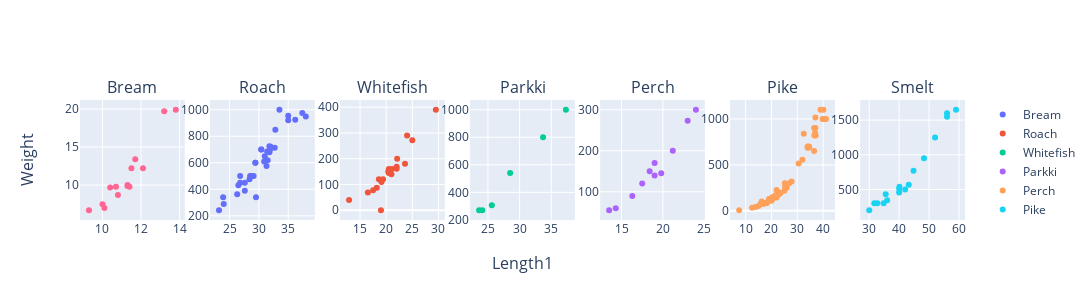
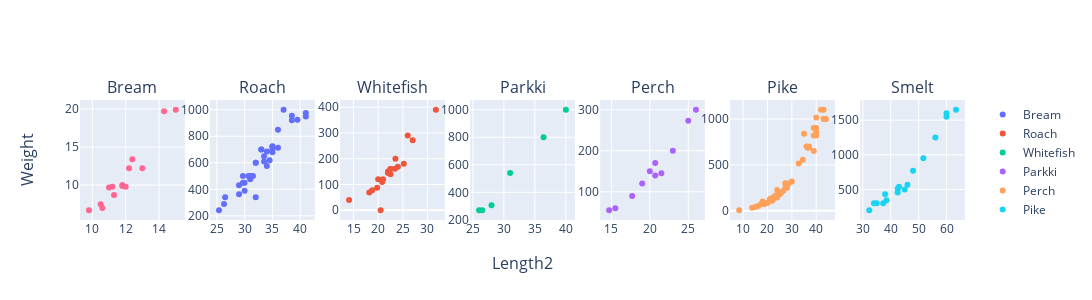
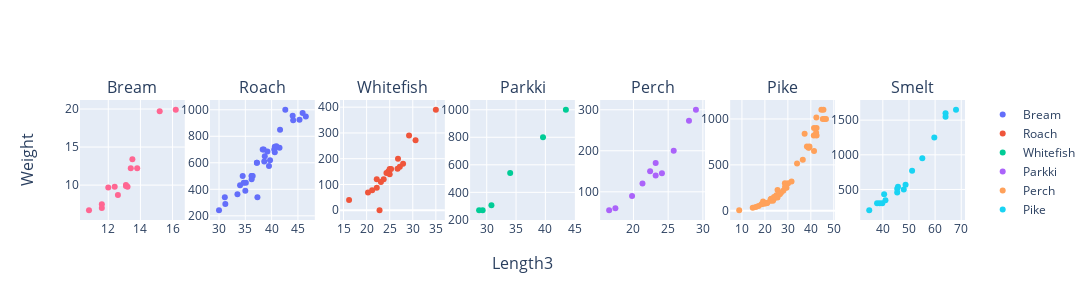
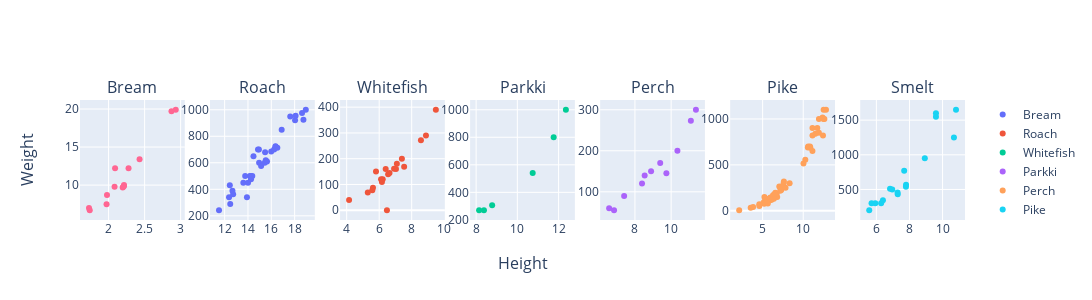

Notebook source saved alongside these figures, in order:
### Markdown cell above
С помощью библиотеки Plotly построим диаграммы рассеяния по видам рыб каждой фичи с таргетом

### Code cell
import plotly.graph_objects as go
import plotly.express as px
from plotly.subplots import make_subplots

for feature in features:
    fig = make_subplots(rows=1, cols=7, subplot_titles=species, x_title=feature, y_title=target)

    for i, specie in enumerate(species, start=1):
        col = (i % 7) + 1

        filtered_data = data[data['Species'] == specie]

        scatter_trace = go.Scatter(
            x=filtered_data[feature],
            y=filtered_data[target],
            mode='markers',
            name=specie
        )

        fig.add_trace(scatter_trace, row=1, col=col)

    fig.update_layout(height=300, width=1300)
    fig.show()

### Figure 1 — Plotly figure (JSON) as saved in the notebook; plotly's stock layout.template omitted (floating-point values rounded to 4 significant figures)
{"data": [{"mode": "markers", "name": "Bream", "type": "scatter", "x": [23.2, 24, 23.9, 26.3, 26.5, 26.8, 26.8, 27.6, 27.6, 28.5, 28.4, 28.7, 29.1, 29.5, 29.4, 29.4, 30.4, 30.4, 30.9, 31, 31.3, 31.4, 31.5, 31.8, 31.9, 31.8, 32, 32.7, 32.8, 33.5, 35, 35, 36.2, 37.4, 38], "xaxis": "x2", "y": [242, 290, 340, 363, 430, 450, 500, 390, 450, 500, 475, 500, 500, 340, 600, 600, 700, 700, 610, 650, 575, 685, 620, 680, 700, 725, 720, 714, 850, 1000, 920, 955, 925, 975, 950], "yaxis": "y2"}, {"mode": "markers", "name": "Roach", "type": "scatter", "x": [12.9, 16.5, 17.5, 18.2, 18.6, 19, 19.1, 19.4, 20.4, 20.5, 20.5, 21, 21.1, 22, 22, 22.1, 23.6, 24, 25, 29.5], "xaxis": "x3", "y": [40, 69, 78, 87, 120, 0, 110, 120, 150, 145, 160, 140, 160, 169, 161, 200, 180, 290, 272, 390], "yaxis": "y3"}, {"mode": "markers", "name": "Whitefish", "type": "scatter", "x": [23.6, 24.1, 25.6, 28.5, 33.7, 37.3], "xaxis": "x4", "y": [270, 270, 306, 540, 800, 1000], "yaxis": "y4"}, {"mode": "markers", "name": "Parkki", "type": "scatter", "x": [13.5, 14.3, 16.3, 17.5, 18.4, 19, 19, 19.8, 21.2, 23, 24], "xaxis": "x5", "y": [55, 60, 90, 120, 150, 140, 170, 145, 200, 273, 300], "yaxis": "y5"}, {"mode": "markers", "name": "Perch", "type": "scatter", "x": [7.5, 12.5, 13.8, 15, 15.7, 16.2, 16.8, 17.2, 17.8, 18.2, 19, 19, 19, 19.3, 20, 20, 20, 20, 20, 20.5, 20.5, 20.7, 21, 21.5, 22, 22, 22.6, 23, 23.5, 25, 25.2, 25.4, 25.4, 25.4, 25.9, 26.9, 27.8, 30.5, 32, 32.5, 34, 34, 34.5, 34.6, 36.5, 36.5, 36.6, 36.9, 37, 37, 37.1, 39, 39.8, 40.1, 40.2, 41.1], "xaxis": "x6", "y": [5.9, 32, 40, 51.5, 70, 100, 78, 80, 85, 85, 110, 115, 125, 130, 120, 120, 130, 135, 110, 130, 150, 145, 150, 170, 225, 145, 188, 180, 197, 218, 300, 260, 265, 250, 250, 300, 320, 514, 556, 840, 685, 700, 700, 690, 900, 650, 820, 850, 900, 1015, 820, 1100, 1000, 1100, 1000, 1000], "yaxis": "y6"}, {"mode": "markers", "name": "Pike", "type": "scatter", "x": [30, 31.7, 32.7, 34.8, 35.5, 36, 40, 40, 40.1, 42, 43.2, 44.8, 48.3, 52, 56, 56, 59], "xaxis": "x7", "y": [200, 300, 300, 300, 430, 345, 456, 510, 540, 500, 567, 770, 950, 1250, 1600, 1550, 1650], "yaxis": "y7"}, {"mode": "markers", "name": "Smelt", "type": "scatter", "x": [9.3, 10, 10.1, 10.4, 10.7, 10.8, 11.3, 11.3, 11.4, 11.5, 11.7, 12.1, 13.2, 13.8], "xaxis": "x", "y": [6.7, 7.5, 7, 9.7, 9.8, 8.7, 10, 9.9, 9.8, 12.2, 13.4, 12.2, 19.7, 19.9], "yaxis": "y"}], "layout": {"annotations": [{"font": {"size": 16}, "showarrow": false, "text": "Bream", "x": 0.05918, "xanchor": "center", "xref": "paper", "y": 1, "yanchor": "bottom", "yref": "paper"}, {"font": {"size": 16}, "showarrow": false, "text": "Roach", "x": 0.2061, "xanchor": "center", "xref": "paper", "y": 1, "yanchor": "bottom", "yref": "paper"}, {"font": {"size": 16}, "showarrow": false, "text": "Whitefish", "x": 0.3531, "xanchor": "center", "xref": "paper", "y": 1, "yanchor": "bottom", "yref": "paper"}, {"font": {"size": 16}, "showarrow": false, "text": "Parkki", "x": 0.5, "xanchor": "center", "xref": "paper", "y": 1, "yanchor": "bottom", "yref": "paper"}, {"font": {"size": 16}, "showarrow": false, "text": "Perch", "x": 0.6469, "xanchor": "center", "xref": "paper", "y": 1, "yanchor": "bottom", "yref": "paper"}, {"font": {"size": 16}, "showarrow": false, "text": "Pike", "x": 0.7939, "xanchor": "center", "xref": "paper", "y": 1, "yanchor": "bottom", "yref": "paper"}, {"font": {"size": 16}, "showarrow": false, "text": "Smelt", "x": 0.9408, "xanchor": "center", "xref": "paper", "y": 1, "yanchor": "bottom", "yref": "paper"}, {"font": {"size": 16}, "showarrow": false, "text": "Length1", "x": 0.5, "xanchor": "center", "xref": "paper", "y": 0, "yanchor": "top", "yref": "paper", "yshift": -30}, {"font": {"size": 16}, "showarrow": false, "text": "Weight", "textangle": -90, "x": 0, "xanchor": "right", "xref": "paper", "xshift": -40, "y": 0.5, "yanchor": "middle", "yref": "paper"}], "height": 300, "width": 1300, "xaxis": {"anchor": "y", "domain": [0, 0.1184]}, "xaxis2": {"anchor": "y2", "domain": [0.1469, 0.2653]}, "xaxis3": {"anchor": "y3", "domain": [0.2939, 0.4122]}, "xaxis4": {"anchor": "y4", "domain": [0.4408, 0.5592]}, "xaxis5": {"anchor": "y5", "domain": [0.5878, 0.7061]}, "xaxis6": {"anchor": "y6", "domain": [0.7347, 0.8531]}, "xaxis7": {"anchor": "y7", "domain": [0.8816, 1.0]}, "yaxis": {"anchor": "x", "domain": [0, 1]}, "yaxis2": {"anchor": "x2", "domain": [0, 1]}, "yaxis3": {"anchor": "x3", "domain": [0, 1]}, "yaxis4": {"anchor": "x4", "domain": [0, 1]}, "yaxis5": {"anchor": "x5", "domain": [0, 1]}, "yaxis6": {"anchor": "x6", "domain": [0, 1]}, "yaxis7": {"anchor": "x7", "domain": [0, 1]}}}

### Figure 2 — Plotly figure (JSON) as saved in the notebook; plotly's stock layout.template omitted (floating-point values rounded to 4 significant figures)
{"data": [{"mode": "markers", "name": "Bream", "type": "scatter", "x": [25.4, 26.3, 26.5, 29, 29, 29.7, 29.7, 30, 30, 30.7, 31, 31, 31.5, 32, 32, 32, 33, 33, 33.5, 33.5, 34, 34, 34.5, 35, 35, 35, 35, 36, 36, 37, 38.5, 38.5, 39.5, 41, 41], "xaxis": "x2", "y": [242, 290, 340, 363, 430, 450, 500, 390, 450, 500, 475, 500, 500, 340, 600, 600, 700, 700, 610, 650, 575, 685, 620, 680, 700, 725, 720, 714, 850, 1000, 920, 955, 925, 975, 950], "yaxis": "y2"}, {"mode": "markers", "name": "Roach", "type": "scatter", "x": [14.1, 18.2, 18.8, 19.8, 20, 20.5, 20.8, 21, 22, 22, 22.5, 22.5, 22.5, 24, 23.4, 23.5, 25.2, 26, 27, 31.7], "xaxis": "x3", "y": [40, 69, 78, 87, 120, 0, 110, 120, 150, 145, 160, 140, 160, 169, 161, 200, 180, 290, 272, 390], "yaxis": "y3"}, {"mode": "markers", "name": "Whitefish", "type": "scatter", "x": [26, 26.5, 28, 31, 36.4, 40], "xaxis": "x4", "y": [270, 270, 306, 540, 800, 1000], "yaxis": "y4"}, {"mode": "markers", "name": "Parkki", "type": "scatter", "x": [14.7, 15.5, 17.7, 19, 20, 20.7, 20.7, 21.5, 23, 25, 26], "xaxis": "x5", "y": [55, 60, 90, 120, 150, 140, 170, 145, 200, 273, 300], "yaxis": "y5"}, {"mode": "markers", "name": "Perch", "type": "scatter", "x": [8.4, 13.7, 15, 16.2, 17.4, 18, 18.7, 19, 19.6, 20, 21, 21, 21, 21.3, 22, 22, 22, 22, 22, 22.5, 22.5, 22.7, 23, 23.5, 24, 24, 24.6, 25, 25.6, 26.5, 27.3, 27.5, 27.5, 27.5, 28, 28.7, 30, 32.8, 34.5, 35, 36.5, 36, 37, 37, 39, 39, 39, 40, 40, 40, 40, 42, 43, 43, 43.5, 44], "xaxis": "x6", "y": [5.9, 32, 40, 51.5, 70, 100, 78, 80, 85, 85, 110, 115, 125, 130, 120, 120, 130, 135, 110, 130, 150, 145, 150, 170, 225, 145, 188, 180, 197, 218, 300, 260, 265, 250, 250, 300, 320, 514, 556, 840, 685, 700, 700, 690, 900, 650, 820, 850, 900, 1015, 820, 1100, 1000, 1100, 1000, 1000], "yaxis": "y6"}, {"mode": "markers", "name": "Pike", "type": "scatter", "x": [32.3, 34, 35, 37.3, 38, 38.5, 42.5, 42.5, 43, 45, 46, 48, 51.7, 56, 60, 60, 63.4], "xaxis": "x7", "y": [200, 300, 300, 300, 430, 345, 456, 510, 540, 500, 567, 770, 950, 1250, 1600, 1550, 1650], "yaxis": "y7"}, {"mode": "markers", "name": "Smelt", "type": "scatter", "x": [9.8, 10.5, 10.6, 11, 11.2, 11.3, 11.8, 11.8, 12, 12.2, 12.4, 13, 14.3, 15], "xaxis": "x", "y": [6.7, 7.5, 7, 9.7, 9.8, 8.7, 10, 9.9, 9.8, 12.2, 13.4, 12.2, 19.7, 19.9], "yaxis": "y"}], "layout": {"annotations": [{"font": {"size": 16}, "showarrow": false, "text": "Bream", "x": 0.05918, "xanchor": "center", "xref": "paper", "y": 1, "yanchor": "bottom", "yref": "paper"}, {"font": {"size": 16}, "showarrow": false, "text": "Roach", "x": 0.2061, "xanchor": "center", "xref": "paper", "y": 1, "yanchor": "bottom", "yref": "paper"}, {"font": {"size": 16}, "showarrow": false, "text": "Whitefish", "x": 0.3531, "xanchor": "center", "xref": "paper", "y": 1, "yanchor": "bottom", "yref": "paper"}, {"font": {"size": 16}, "showarrow": false, "text": "Parkki", "x": 0.5, "xanchor": "center", "xref": "paper", "y": 1, "yanchor": "bottom", "yref": "paper"}, {"font": {"size": 16}, "showarrow": false, "text": "Perch", "x": 0.6469, "xanchor": "center", "xref": "paper", "y": 1, "yanchor": "bottom", "yref": "paper"}, {"font": {"size": 16}, "showarrow": false, "text": "Pike", "x": 0.7939, "xanchor": "center", "xref": "paper", "y": 1, "yanchor": "bottom", "yref": "paper"}, {"font": {"size": 16}, "showarrow": false, "text": "Smelt", "x": 0.9408, "xanchor": "center", "xref": "paper", "y": 1, "yanchor": "bottom", "yref": "paper"}, {"font": {"size": 16}, "showarrow": false, "text": "Length2", "x": 0.5, "xanchor": "center", "xref": "paper", "y": 0, "yanchor": "top", "yref": "paper", "yshift": -30}, {"font": {"size": 16}, "showarrow": false, "text": "Weight", "textangle": -90, "x": 0, "xanchor": "right", "xref": "paper", "xshift": -40, "y": 0.5, "yanchor": "middle", "yref": "paper"}], "height": 300, "width": 1300, "xaxis": {"anchor": "y", "domain": [0, 0.1184]}, "xaxis2": {"anchor": "y2", "domain": [0.1469, 0.2653]}, "xaxis3": {"anchor": "y3", "domain": [0.2939, 0.4122]}, "xaxis4": {"anchor": "y4", "domain": [0.4408, 0.5592]}, "xaxis5": {"anchor": "y5", "domain": [0.5878, 0.7061]}, "xaxis6": {"anchor": "y6", "domain": [0.7347, 0.8531]}, "xaxis7": {"anchor": "y7", "domain": [0.8816, 1.0]}, "yaxis": {"anchor": "x", "domain": [0, 1]}, "yaxis2": {"anchor": "x2", "domain": [0, 1]}, "yaxis3": {"anchor": "x3", "domain": [0, 1]}, "yaxis4": {"anchor": "x4", "domain": [0, 1]}, "yaxis5": {"anchor": "x5", "domain": [0, 1]}, "yaxis6": {"anchor": "x6", "domain": [0, 1]}, "yaxis7": {"anchor": "x7", "domain": [0, 1]}}}

### Figure 3 — Plotly figure (JSON) as saved in the notebook; plotly's stock layout.template omitted (floating-point values rounded to 4 significant figures)
{"data": [{"mode": "markers", "name": "Bream", "type": "scatter", "x": [30, 31.2, 31.1, 33.5, 34, 34.7, 34.5, 35, 35.1, 36.2, 36.2, 36.2, 36.4, 37.3, 37.2, 37.2, 38.3, 38.5, 38.6, 38.7, 39.5, 39.2, 39.7, 40.6, 40.5, 40.9, 40.6, 41.5, 41.6, 42.6, 44.1, 44, 45.3, 45.9, 46.5], "xaxis": "x2", "y": [242, 290, 340, 363, 430, 450, 500, 390, 450, 500, 475, 500, 500, 340, 600, 600, 700, 700, 610, 650, 575, 685, 620, 680, 700, 725, 720, 714, 850, 1000, 920, 955, 925, 975, 950], "yaxis": "y2"}, {"mode": "markers", "name": "Roach", "type": "scatter", "x": [16.2, 20.3, 21.2, 22.2, 22.2, 22.8, 23.1, 23.7, 24.7, 24.3, 25.3, 25, 25, 27.2, 26.7, 26.8, 27.9, 29.2, 30.6, 35], "xaxis": "x3", "y": [40, 69, 78, 87, 120, 0, 110, 120, 150, 145, 160, 140, 160, 169, 161, 200, 180, 290, 272, 390], "yaxis": "y3"}, {"mode": "markers", "name": "Whitefish", "type": "scatter", "x": [28.7, 29.3, 30.8, 34, 39.6, 43.5], "xaxis": "x4", "y": [270, 270, 306, 540, 800, 1000], "yaxis": "y4"}, {"mode": "markers", "name": "Parkki", "type": "scatter", "x": [16.5, 17.4, 19.8, 21.3, 22.4, 23.2, 23.2, 24.1, 25.8, 28, 29], "xaxis": "x5", "y": [55, 60, 90, 120, 150, 140, 170, 145, 200, 273, 300], "yaxis": "y5"}, {"mode": "markers", "name": "Perch", "type": "scatter", "x": [8.8, 14.7, 16, 17.2, 18.5, 19.2, 19.4, 20.2, 20.8, 21, 22.5, 22.5, 22.5, 22.8, 23.5, 23.5, 23.5, 23.5, 23.5, 24, 24, 24.2, 24.5, 25, 25.5, 25.5, 26.2, 26.5, 27, 28, 28.7, 28.9, 28.9, 28.9, 29.4, 30.1, 31.6, 34, 36.5, 37.3, 39, 38.3, 39.4, 39.3, 41.4, 41.4, 41.3, 42.3, 42.5, 42.4, 42.5, 44.6, 45.2, 45.5, 46, 46.6], "xaxis": "x6", "y": [5.9, 32, 40, 51.5, 70, 100, 78, 80, 85, 85, 110, 115, 125, 130, 120, 120, 130, 135, 110, 130, 150, 145, 150, 170, 225, 145, 188, 180, 197, 218, 300, 260, 265, 250, 250, 300, 320, 514, 556, 840, 685, 700, 700, 690, 900, 650, 820, 850, 900, 1015, 820, 1100, 1000, 1100, 1000, 1000], "yaxis": "y6"}, {"mode": "markers", "name": "Pike", "type": "scatter", "x": [34.8, 37.8, 38.8, 39.8, 40.5, 41, 45.5, 45.5, 45.8, 48, 48.7, 51.2, 55.1, 59.7, 64, 64, 68], "xaxis": "x7", "y": [200, 300, 300, 300, 430, 345, 456, 510, 540, 500, 567, 770, 950, 1250, 1600, 1550, 1650], "yaxis": "y7"}, {"mode": "markers", "name": "Smelt", "type": "scatter", "x": [10.8, 11.6, 11.6, 12, 12.4, 12.6, 13.1, 13.1, 13.2, 13.4, 13.5, 13.8, 15.2, 16.2], "xaxis": "x", "y": [6.7, 7.5, 7, 9.7, 9.8, 8.7, 10, 9.9, 9.8, 12.2, 13.4, 12.2, 19.7, 19.9], "yaxis": "y"}], "layout": {"annotations": [{"font": {"size": 16}, "showarrow": false, "text": "Bream", "x": 0.05918, "xanchor": "center", "xref": "paper", "y": 1, "yanchor": "bottom", "yref": "paper"}, {"font": {"size": 16}, "showarrow": false, "text": "Roach", "x": 0.2061, "xanchor": "center", "xref": "paper", "y": 1, "yanchor": "bottom", "yref": "paper"}, {"font": {"size": 16}, "showarrow": false, "text": "Whitefish", "x": 0.3531, "xanchor": "center", "xref": "paper", "y": 1, "yanchor": "bottom", "yref": "paper"}, {"font": {"size": 16}, "showarrow": false, "text": "Parkki", "x": 0.5, "xanchor": "center", "xref": "paper", "y": 1, "yanchor": "bottom", "yref": "paper"}, {"font": {"size": 16}, "showarrow": false, "text": "Perch", "x": 0.6469, "xanchor": "center", "xref": "paper", "y": 1, "yanchor": "bottom", "yref": "paper"}, {"font": {"size": 16}, "showarrow": false, "text": "Pike", "x": 0.7939, "xanchor": "center", "xref": "paper", "y": 1, "yanchor": "bottom", "yref": "paper"}, {"font": {"size": 16}, "showarrow": false, "text": "Smelt", "x": 0.9408, "xanchor": "center", "xref": "paper", "y": 1, "yanchor": "bottom", "yref": "paper"}, {"font": {"size": 16}, "showarrow": false, "text": "Length3", "x": 0.5, "xanchor": "center", "xref": "paper", "y": 0, "yanchor": "top", "yref": "paper", "yshift": -30}, {"font": {"size": 16}, "showarrow": false, "text": "Weight", "textangle": -90, "x": 0, "xanchor": "right", "xref": "paper", "xshift": -40, "y": 0.5, "yanchor": "middle", "yref": "paper"}], "height": 300, "width": 1300, "xaxis": {"anchor": "y", "domain": [0, 0.1184]}, "xaxis2": {"anchor": "y2", "domain": [0.1469, 0.2653]}, "xaxis3": {"anchor": "y3", "domain": [0.2939, 0.4122]}, "xaxis4": {"anchor": "y4", "domain": [0.4408, 0.5592]}, "xaxis5": {"anchor": "y5", "domain": [0.5878, 0.7061]}, "xaxis6": {"anchor": "y6", "domain": [0.7347, 0.8531]}, "xaxis7": {"anchor": "y7", "domain": [0.8816, 1.0]}, "yaxis": {"anchor": "x", "domain": [0, 1]}, "yaxis2": {"anchor": "x2", "domain": [0, 1]}, "yaxis3": {"anchor": "x3", "domain": [0, 1]}, "yaxis4": {"anchor": "x4", "domain": [0, 1]}, "yaxis5": {"anchor": "x5", "domain": [0, 1]}, "yaxis6": {"anchor": "x6", "domain": [0, 1]}, "yaxis7": {"anchor": "x7", "domain": [0, 1]}}}

### Figure 4 — Plotly figure (JSON) as saved in the notebook; plotly's stock layout.template omitted (floating-point values rounded to 4 significant figures)
{"data": [{"mode": "markers", "name": "Bream", "type": "scatter", "x": [11.52, 12.48, 12.38, 12.73, 12.44, 13.6, 14.18, 12.67, 14.0, 14.23, 14.26, 14.37, 13.76, 13.91, 14.95, 15.44, 14.86, 14.94, 15.63, 14.47, 15.13, 15.99, 15.52, 15.47, 16.24, 16.36, 16.36, 16.52, 16.89, 18.96, 18.04, 18.08, 18.75, 18.64, 17.62], "xaxis": "x2", "y": [242, 290, 340, 363, 430, 450, 500, 390, 450, 500, 475, 500, 500, 340, 600, 600, 700, 700, 610, 650, 575, 685, 620, 680, 700, 725, 720, 714, 850, 1000, 920, 955, 925, 975, 950], "yaxis": "y2"}, {"mode": "markers", "name": "Roach", "type": "scatter", "x": [4.147, 5.298, 5.576, 5.617, 6.216, 6.475, 6.168, 6.115, 5.804, 6.634, 7.033, 6.55, 6.4, 7.534, 6.915, 7.397, 7.087, 8.877, 8.568, 9.485], "xaxis": "x3", "y": [40, 69, 78, 87, 120, 0, 110, 120, 150, 145, 160, 140, 160, 169, 161, 200, 180, 290, 272, 390], "yaxis": "y3"}, {"mode": "markers", "name": "Whitefish", "type": "scatter", "x": [8.38, 8.145, 8.778, 10.74, 11.76, 12.35], "xaxis": "x4", "y": [270, 270, 306, 540, 800, 1000], "yaxis": "y4"}, {"mode": "markers", "name": "Parkki", "type": "scatter", "x": [6.848, 6.577, 7.405, 8.392, 8.893, 8.538, 9.396, 9.736, 10.35, 11.09, 11.37], "xaxis": "x5", "y": [55, 60, 90, 120, 150, 140, 170, 145, 200, 273, 300], "yaxis": "y5"}, {"mode": "markers", "name": "Perch", "type": "scatter", "x": [2.112, 3.528, 3.824, 4.592, 4.588, 5.222, 5.199, 5.636, 5.138, 5.082, 5.692, 5.918, 5.692, 6.384, 6.11, 5.64, 6.11, 5.875, 5.522, 5.856, 6.792, 5.953, 5.218, 6.275, 7.293, 6.375, 6.733, 6.439, 6.561, 7.168, 8.323, 7.167, 7.052, 7.283, 7.82, 7.585, 7.616, 10.03, 10.26, 11.49, 10.88, 10.61, 10.84, 10.57, 11.14, 11.14, 12.43, 11.93, 11.73, 12.38, 11.13, 12.8, 11.93, 12.51, 12.6, 12.49], "xaxis": "x6", "y": [5.9, 32, 40, 51.5, 70, 100, 78, 80, 85, 85, 110, 115, 125, 130, 120, 120, 130, 135, 110, 130, 150, 145, 150, 170, 225, 145, 188, 180, 197, 218, 300, 260, 265, 250, 250, 300, 320, 514, 556, 840, 685, 700, 700, 690, 900, 650, 820, 850, 900, 1015, 820, 1100, 1000, 1100, 1000, 1000], "yaxis": "y6"}, {"mode": "markers", "name": "Pike", "type": "scatter", "x": [5.568, 5.708, 5.936, 6.288, 7.29, 6.396, 7.28, 6.825, 7.786, 6.96, 7.792, 7.68, 8.926, 10.69, 9.6, 9.6, 10.81], "xaxis": "x7", "y": [200, 300, 300, 300, 430, 345, 456, 510, 540, 500, 567, 770, 950, 1250, 1600, 1550, 1650], "yaxis": "y7"}, {"mode": "markers", "name": "Smelt", "type": "scatter", "x": [1.739, 1.972, 1.728, 2.196, 2.083, 1.978, 2.214, 2.214, 2.204, 2.09, 2.43, 2.277, 2.873, 2.932], "xaxis": "x", "y": [6.7, 7.5, 7, 9.7, 9.8, 8.7, 10, 9.9, 9.8, 12.2, 13.4, 12.2, 19.7, 19.9], "yaxis": "y"}], "layout": {"annotations": [{"font": {"size": 16}, "showarrow": false, "text": "Bream", "x": 0.05918, "xanchor": "center", "xref": "paper", "y": 1, "yanchor": "bottom", "yref": "paper"}, {"font": {"size": 16}, "showarrow": false, "text": "Roach", "x": 0.2061, "xanchor": "center", "xref": "paper", "y": 1, "yanchor": "bottom", "yref": "paper"}, {"font": {"size": 16}, "showarrow": false, "text": "Whitefish", "x": 0.3531, "xanchor": "center", "xref": "paper", "y": 1, "yanchor": "bottom", "yref": "paper"}, {"font": {"size": 16}, "showarrow": false, "text": "Parkki", "x": 0.5, "xanchor": "center", "xref": "paper", "y": 1, "yanchor": "bottom", "yref": "paper"}, {"font": {"size": 16}, "showarrow": false, "text": "Perch", "x": 0.6469, "xanchor": "center", "xref": "paper", "y": 1, "yanchor": "bottom", "yref": "paper"}, {"font": {"size": 16}, "showarrow": false, "text": "Pike", "x": 0.7939, "xanchor": "center", "xref": "paper", "y": 1, "yanchor": "bottom", "yref": "paper"}, {"font": {"size": 16}, "showarrow": false, "text": "Smelt", "x": 0.9408, "xanchor": "center", "xref": "paper", "y": 1, "yanchor": "bottom", "yref": "paper"}, {"font": {"size": 16}, "showarrow": false, "text": "Height", "x": 0.5, "xanchor": "center", "xref": "paper", "y": 0, "yanchor": "top", "yref": "paper", "yshift": -30}, {"font": {"size": 16}, "showarrow": false, "text": "Weight", "textangle": -90, "x": 0, "xanchor": "right", "xref": "paper", "xshift": -40, "y": 0.5, "yanchor": "middle", "yref": "paper"}], "height": 300, "width": 1300, "xaxis": {"anchor": "y", "domain": [0, 0.1184]}, "xaxis2": {"anchor": "y2", "domain": [0.1469, 0.2653]}, "xaxis3": {"anchor": "y3", "domain": [0.2939, 0.4122]}, "xaxis4": {"anchor": "y4", "domain": [0.4408, 0.5592]}, "xaxis5": {"anchor": "y5", "domain": [0.5878, 0.7061]}, "xaxis6": {"anchor": "y6", "domain": [0.7347, 0.8531]}, "xaxis7": {"anchor": "y7", "domain": [0.8816, 1.0]}, "yaxis": {"anchor": "x", "domain": [0, 1]}, "yaxis2": {"anchor": "x2", "domain": [0, 1]}, "yaxis3": {"anchor": "x3", "domain": [0, 1]}, "yaxis4": {"anchor": "x4", "domain": [0, 1]}, "yaxis5": {"anchor": "x5", "domain": [0, 1]}, "yaxis6": {"anchor": "x6", "domain": [0, 1]}, "yaxis7": {"anchor": "x7", "domain": [0, 1]}}}
